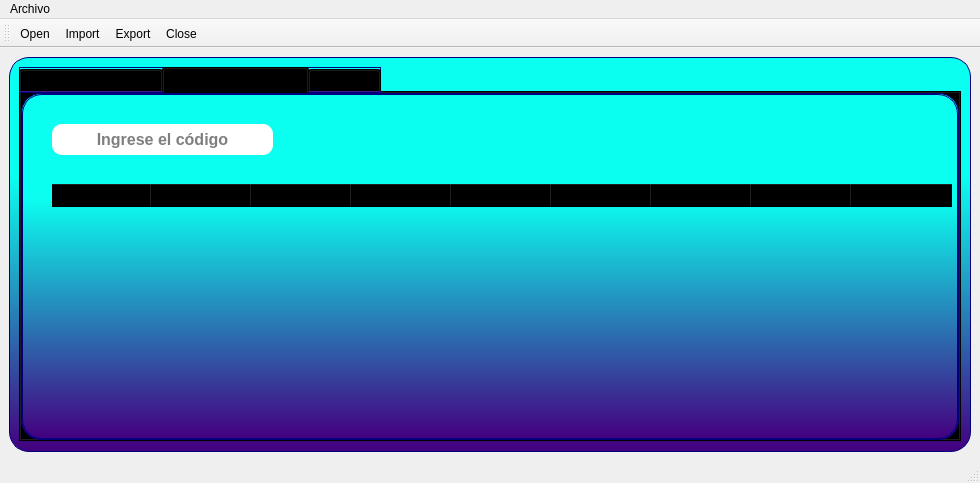
<?xml version="1.0" encoding="UTF-8"?>
<ui version="4.0">
 <class>MainWindowMain</class>
 <widget class="QMainWindow" name="MainWindowMain">
  <property name="geometry">
   <rect>
    <x>0</x>
    <y>0</y>
    <width>980</width>
    <height>483</height>
   </rect>
  </property>
  <property name="windowTitle">
   <string>MainWindow</string>
  </property>
  <widget class="QWidget" name="centralwidget">
   <layout class="QVBoxLayout" name="verticalLayout">
    <item>
     <widget class="QFrame" name="frame">
      <property name="styleSheet">
       <string notr="true">background-color: qlineargradient(spread:reflect, x1:0.543, y1:0, x2:0.541, y2:1, stop:0.300766 rgba(11, 255, 240, 255), stop:1 rgba(68, 0, 127, 255));

border-radius:20px;
border:1px solid #00007f;</string>
      </property>
      <property name="frameShape">
       <enum>QFrame::StyledPanel</enum>
      </property>
      <property name="frameShadow">
       <enum>QFrame::Raised</enum>
      </property>
      <layout class="QVBoxLayout" name="verticalLayout_2">
       <item>
        <widget class="QTabWidget" name="tabWidget">
         <property name="currentIndex">
          <number>1</number>
         </property>
         <widget class="QWidget" name="tab_2">
          <attribute name="title">
           <string>Registro de Productos</string>
          </attribute>
          <widget class="QLabel" name="label_2">
           <property name="geometry">
            <rect>
             <x>70</x>
             <y>120</y>
             <width>81</width>
             <height>21</height>
            </rect>
           </property>
           <property name="styleSheet">
            <string notr="true">background-color: rgba(0, 0, 0,0%);
font: 75 16pt &quot;Arial&quot;;
border:none</string>
           </property>
           <property name="text">
            <string>Nombre:</string>
           </property>
           <property name="alignment">
            <set>Qt::AlignCenter</set>
           </property>
          </widget>
          <widget class="QLineEdit" name="TxtName">
           <property name="geometry">
            <rect>
             <x>170</x>
             <y>110</y>
             <width>291</width>
             <height>31</height>
            </rect>
           </property>
           <property name="font">
            <font>
             <pointsize>12</pointsize>
             <weight>75</weight>
             <bold>true</bold>
            </font>
           </property>
           <property name="styleSheet">
            <string notr="true">background-color: rgb(255, 255, 255,255);
border-radius:10px;
border:none</string>
           </property>
           <property name="alignment">
            <set>Qt::AlignCenter</set>
           </property>
           <property name="placeholderText">
            <string>Ingrese el nombre</string>
           </property>
          </widget>
          <widget class="QLabel" name="label_3">
           <property name="geometry">
            <rect>
             <x>580</x>
             <y>120</y>
             <width>101</width>
             <height>21</height>
            </rect>
           </property>
           <property name="styleSheet">
            <string notr="true">background-color: rgba(0, 0, 0,0%);
font: 75 16pt &quot;Arial&quot;;
border:none</string>
           </property>
           <property name="text">
            <string>Categoría:</string>
           </property>
           <property name="alignment">
            <set>Qt::AlignCenter</set>
           </property>
          </widget>
          <widget class="QPushButton" name="BtnClose">
           <property name="geometry">
            <rect>
             <x>760</x>
             <y>420</y>
             <width>120</width>
             <height>40</height>
            </rect>
           </property>
           <property name="font">
            <font>
             <family>MS Shell Dlg 2</family>
             <pointsize>10</pointsize>
             <weight>9</weight>
             <italic>false</italic>
             <bold>false</bold>
            </font>
           </property>
           <property name="styleSheet">
            <string notr="true">QPushButton{
font: 75 10pt &quot;MS Shell Dlg 2&quot;;
background-color: rgb(0, 255, 0);
font: 75 10pt &quot;MS Shell Dlg 2&quot;;
border:5px solid #ffffff;
}

QPushButton:hover{
background-color: rgb(255, 255, 0);
font: 75 10pt &quot;MS Shell Dlg 2&quot;;
border:5px solid #0000f;
}</string>
           </property>
           <property name="text">
            <string>Close</string>
           </property>
           <property name="icon">
            <iconset>
             <normaloff>../Actividad2/close.png</normaloff>../Actividad2/close.png</iconset>
           </property>
           <property name="iconSize">
            <size>
             <width>30</width>
             <height>30</height>
            </size>
           </property>
          </widget>
          <widget class="QPushButton" name="BtnDelete">
           <property name="geometry">
            <rect>
             <x>480</x>
             <y>420</y>
             <width>120</width>
             <height>40</height>
            </rect>
           </property>
           <property name="font">
            <font>
             <family>MS Shell Dlg 2</family>
             <pointsize>10</pointsize>
             <weight>9</weight>
             <italic>false</italic>
             <bold>false</bold>
            </font>
           </property>
           <property name="styleSheet">
            <string notr="true">QPushButton{
font: 75 10pt &quot;MS Shell Dlg 2&quot;;
background-color: rgb(0, 255, 0);
font: 75 10pt &quot;MS Shell Dlg 2&quot;;
border:5px solid #ffffff;
}

QPushButton:hover{
background-color: rgb(255, 255, 0);
font: 75 10pt &quot;MS Shell Dlg 2&quot;;
border:5px solid #0000f;
}</string>
           </property>
           <property name="text">
            <string>Eliminar</string>
           </property>
           <property name="icon">
            <iconset>
             <normaloff>../Actividad2/delete.png</normaloff>../Actividad2/delete.png</iconset>
           </property>
           <property name="iconSize">
            <size>
             <width>30</width>
             <height>30</height>
            </size>
           </property>
          </widget>
          <widget class="QPushButton" name="BtnClean">
           <property name="geometry">
            <rect>
             <x>620</x>
             <y>420</y>
             <width>120</width>
             <height>40</height>
            </rect>
           </property>
           <property name="font">
            <font>
             <family>MS Shell Dlg 2</family>
             <pointsize>10</pointsize>
             <weight>9</weight>
             <italic>false</italic>
             <bold>false</bold>
            </font>
           </property>
           <property name="styleSheet">
            <string notr="true">QPushButton{
font: 75 10pt &quot;MS Shell Dlg 2&quot;;
background-color: rgb(0, 255, 0);
font: 75 10pt &quot;MS Shell Dlg 2&quot;;
border:5px solid #ffffff;
}

QPushButton:hover{
background-color: rgb(255, 255, 0);
font: 75 10pt &quot;MS Shell Dlg 2&quot;;
border:5px solid #0000f;
}</string>
           </property>
           <property name="text">
            <string>Limpiar</string>
           </property>
           <property name="icon">
            <iconset>
             <normaloff>../Actividad2/papelera.png</normaloff>../Actividad2/papelera.png</iconset>
           </property>
           <property name="iconSize">
            <size>
             <width>30</width>
             <height>30</height>
            </size>
           </property>
          </widget>
          <widget class="QPushButton" name="BtnUpdate">
           <property name="geometry">
            <rect>
             <x>340</x>
             <y>420</y>
             <width>120</width>
             <height>40</height>
            </rect>
           </property>
           <property name="font">
            <font>
             <family>MS Shell Dlg 2</family>
             <pointsize>10</pointsize>
             <weight>9</weight>
             <italic>false</italic>
             <bold>false</bold>
            </font>
           </property>
           <property name="styleSheet">
            <string notr="true">QPushButton{
font: 75 10pt &quot;MS Shell Dlg 2&quot;;
background-color: rgb(0, 255, 0);
font: 75 10pt &quot;MS Shell Dlg 2&quot;;
border:5px solid #ffffff;
}

QPushButton:hover{
background-color: rgb(255, 255, 0);
font: 75 10pt &quot;MS Shell Dlg 2&quot;;
border:5px solid #0000f;
}</string>
           </property>
           <property name="text">
            <string>Actualizar</string>
           </property>
           <property name="icon">
            <iconset>
             <normaloff>../Actividad2/modify.png</normaloff>../Actividad2/modify.png</iconset>
           </property>
           <property name="iconSize">
            <size>
             <width>30</width>
             <height>30</height>
            </size>
           </property>
          </widget>
          <widget class="QPushButton" name="BtnSave">
           <property name="geometry">
            <rect>
             <x>200</x>
             <y>420</y>
             <width>120</width>
             <height>40</height>
            </rect>
           </property>
           <property name="font">
            <font>
             <family>MS Shell Dlg 2</family>
             <pointsize>10</pointsize>
             <weight>9</weight>
             <italic>false</italic>
             <bold>false</bold>
            </font>
           </property>
           <property name="styleSheet">
            <string notr="true">QPushButton{
font: 75 10pt &quot;MS Shell Dlg 2&quot;;
background-color: rgb(0, 255, 0);
font: 75 10pt &quot;MS Shell Dlg 2&quot;;
border:5px solid #ffffff;
}

QPushButton:hover{
background-color: rgb(255, 255, 0);
font: 75 10pt &quot;MS Shell Dlg 2&quot;;
border:5px solid #0000f;
}</string>
           </property>
           <property name="text">
            <string>Guardar</string>
           </property>
           <property name="icon">
            <iconset>
             <normaloff>../Actividad2/save.png</normaloff>../Actividad2/save.png</iconset>
           </property>
           <property name="iconSize">
            <size>
             <width>30</width>
             <height>30</height>
            </size>
           </property>
          </widget>
          <widget class="QLineEdit" name="TxtPriceC">
           <property name="geometry">
            <rect>
             <x>170</x>
             <y>250</y>
             <width>291</width>
             <height>31</height>
            </rect>
           </property>
           <property name="font">
            <font>
             <pointsize>12</pointsize>
             <weight>75</weight>
             <bold>true</bold>
            </font>
           </property>
           <property name="styleSheet">
            <string notr="true">background-color: rgb(255, 255, 255,255);
border-radius:10px;
border:none</string>
           </property>
           <property name="alignment">
            <set>Qt::AlignCenter</set>
           </property>
           <property name="placeholderText">
            <string>Ingrese el precio de costo</string>
           </property>
          </widget>
          <widget class="QLabel" name="label_4">
           <property name="geometry">
            <rect>
             <x>60</x>
             <y>260</y>
             <width>91</width>
             <height>21</height>
            </rect>
           </property>
           <property name="styleSheet">
            <string notr="true">background-color: rgba(0, 0, 0,0%);
font: 75 16pt &quot;Arial&quot;;
border:none</string>
           </property>
           <property name="text">
            <string>Precio:</string>
           </property>
           <property name="alignment">
            <set>Qt::AlignCenter</set>
           </property>
          </widget>
          <widget class="QLineEdit" name="TxtPriceV">
           <property name="geometry">
            <rect>
             <x>700</x>
             <y>250</y>
             <width>291</width>
             <height>31</height>
            </rect>
           </property>
           <property name="font">
            <font>
             <pointsize>12</pointsize>
             <weight>75</weight>
             <bold>true</bold>
            </font>
           </property>
           <property name="styleSheet">
            <string notr="true">background-color: rgb(255, 255, 255,255);
border-radius:10px;
border:none</string>
           </property>
           <property name="alignment">
            <set>Qt::AlignCenter</set>
           </property>
           <property name="placeholderText">
            <string>Ingrese el precio de venta</string>
           </property>
          </widget>
          <widget class="QLabel" name="label_5">
           <property name="geometry">
            <rect>
             <x>580</x>
             <y>260</y>
             <width>71</width>
             <height>21</height>
            </rect>
           </property>
           <property name="styleSheet">
            <string notr="true">background-color: rgba(0, 0, 0,0%);
font: 75 16pt &quot;Arial&quot;;
border:none</string>
           </property>
           <property name="text">
            <string>Precio:</string>
           </property>
           <property name="alignment">
            <set>Qt::AlignCenter</set>
           </property>
          </widget>
          <widget class="QLabel" name="label_6">
           <property name="geometry">
            <rect>
             <x>70</x>
             <y>330</y>
             <width>81</width>
             <height>21</height>
            </rect>
           </property>
           <property name="styleSheet">
            <string notr="true">background-color: rgba(0, 0, 0,0%);
font: 75 16pt &quot;Arial&quot;;
border:none</string>
           </property>
           <property name="text">
            <string>Estado:</string>
           </property>
           <property name="alignment">
            <set>Qt::AlignCenter</set>
           </property>
          </widget>
          <widget class="QLineEdit" name="TxtStock">
           <property name="geometry">
            <rect>
             <x>700</x>
             <y>180</y>
             <width>291</width>
             <height>31</height>
            </rect>
           </property>
           <property name="font">
            <font>
             <pointsize>12</pointsize>
             <weight>75</weight>
             <bold>true</bold>
            </font>
           </property>
           <property name="styleSheet">
            <string notr="true">background-color: rgb(255, 255, 255,255);
border-radius:10px;
border:none</string>
           </property>
           <property name="alignment">
            <set>Qt::AlignCenter</set>
           </property>
           <property name="placeholderText">
            <string>Ingrese la cantidad</string>
           </property>
          </widget>
          <widget class="QLabel" name="label_7">
           <property name="geometry">
            <rect>
             <x>580</x>
             <y>190</y>
             <width>91</width>
             <height>21</height>
            </rect>
           </property>
           <property name="styleSheet">
            <string notr="true">background-color: rgba(0, 0, 0,0%);
font: 75 16pt &quot;Arial&quot;;
border:none</string>
           </property>
           <property name="text">
            <string>Cantidad:</string>
           </property>
           <property name="alignment">
            <set>Qt::AlignCenter</set>
           </property>
          </widget>
          <widget class="QLabel" name="label_9">
           <property name="geometry">
            <rect>
             <x>580</x>
             <y>320</y>
             <width>101</width>
             <height>21</height>
            </rect>
           </property>
           <property name="styleSheet">
            <string notr="true">background-color: rgba(0, 0, 0,0%);
font: 75 16pt &quot;Arial&quot;;
border:none</string>
           </property>
           <property name="text">
            <string>Proveedor:</string>
           </property>
           <property name="alignment">
            <set>Qt::AlignCenter</set>
           </property>
          </widget>
          <widget class="QLabel" name="label_10">
           <property name="geometry">
            <rect>
             <x>70</x>
             <y>190</y>
             <width>141</width>
             <height>21</height>
            </rect>
           </property>
           <property name="styleSheet">
            <string notr="true">background-color: rgba(0, 0, 0,0%);
font: 75 16pt &quot;Arial&quot;;
border:none</string>
           </property>
           <property name="text">
            <string>Fecha Ingreso:</string>
           </property>
           <property name="alignment">
            <set>Qt::AlignCenter</set>
           </property>
          </widget>
          <widget class="QComboBox" name="CbCategory">
           <property name="geometry">
            <rect>
             <x>700</x>
             <y>110</y>
             <width>291</width>
             <height>31</height>
            </rect>
           </property>
           <property name="styleSheet">
            <string notr="true">background-color: rgb(255, 255, 255,255);
border-radius:10px;
border:none</string>
           </property>
          </widget>
          <widget class="QComboBox" name="CbSupplier">
           <property name="geometry">
            <rect>
             <x>710</x>
             <y>310</y>
             <width>281</width>
             <height>31</height>
            </rect>
           </property>
           <property name="styleSheet">
            <string notr="true">background-color: rgb(255, 255, 255,255);
border-radius:10px;
border:none</string>
           </property>
          </widget>
          <widget class="QRadioButton" name="radioButton">
           <property name="geometry">
            <rect>
             <x>190</x>
             <y>330</y>
             <width>101</width>
             <height>17</height>
            </rect>
           </property>
           <property name="font">
            <font>
             <pointsize>12</pointsize>
             <weight>50</weight>
             <bold>false</bold>
            </font>
           </property>
           <property name="styleSheet">
            <string notr="true">background-color: rgba(0, 0, 0,0%);
border:none</string>
           </property>
           <property name="text">
            <string>Disponible</string>
           </property>
           <attribute name="buttonGroup">
            <string notr="true">buttonGroup</string>
           </attribute>
          </widget>
          <widget class="QRadioButton" name="RbGroupStatus">
           <property name="geometry">
            <rect>
             <x>320</x>
             <y>330</y>
             <width>131</width>
             <height>17</height>
            </rect>
           </property>
           <property name="font">
            <font>
             <pointsize>12</pointsize>
            </font>
           </property>
           <property name="styleSheet">
            <string notr="true">background-color: rgba(0, 0, 0,0%);
border:none</string>
           </property>
           <property name="text">
            <string>No Disponible</string>
           </property>
           <attribute name="buttonGroup">
            <string notr="true">buttonGroup</string>
           </attribute>
          </widget>
          <widget class="QPushButton" name="BtnSearch_2">
           <property name="geometry">
            <rect>
             <x>310</x>
             <y>30</y>
             <width>29</width>
             <height>25</height>
            </rect>
           </property>
           <property name="autoFillBackground">
            <bool>false</bool>
           </property>
           <property name="styleSheet">
            <string notr="true">background-color: rgba(0, 0, 0,0%);
border:none</string>
           </property>
           <property name="text">
            <string/>
           </property>
           <property name="icon">
            <iconset>
             <normaloff>../Actividad2/lupa.png</normaloff>../Actividad2/lupa.png</iconset>
           </property>
           <property name="iconSize">
            <size>
             <width>25</width>
             <height>25</height>
            </size>
           </property>
          </widget>
          <widget class="QLineEdit" name="TxtId">
           <property name="geometry">
            <rect>
             <x>70</x>
             <y>30</y>
             <width>221</width>
             <height>31</height>
            </rect>
           </property>
           <property name="font">
            <font>
             <pointsize>12</pointsize>
             <weight>75</weight>
             <bold>true</bold>
            </font>
           </property>
           <property name="styleSheet">
            <string notr="true">background-color: rgb(255, 255, 255,255);
border-radius:10px;
border:none</string>
           </property>
           <property name="alignment">
            <set>Qt::AlignCenter</set>
           </property>
           <property name="placeholderText">
            <string>Ingrese el código</string>
           </property>
          </widget>
          <widget class="QLineEdit" name="TxtName_2">
           <property name="geometry">
            <rect>
             <x>220</x>
             <y>180</y>
             <width>241</width>
             <height>31</height>
            </rect>
           </property>
           <property name="font">
            <font>
             <pointsize>12</pointsize>
             <weight>75</weight>
             <bold>true</bold>
            </font>
           </property>
           <property name="styleSheet">
            <string notr="true">background-color: rgb(255, 255, 255,255);
border-radius:10px;
border:none</string>
           </property>
           <property name="alignment">
            <set>Qt::AlignCenter</set>
           </property>
           <property name="placeholderText">
            <string>Seleccione la fecha --&gt;</string>
           </property>
          </widget>
          <widget class="QPushButton" name="pushButton">
           <property name="geometry">
            <rect>
             <x>470</x>
             <y>175</y>
             <width>40</width>
             <height>40</height>
            </rect>
           </property>
           <property name="styleSheet">
            <string notr="true">background-color: rgba(0, 0, 0,0%);
border:none</string>
           </property>
           <property name="text">
            <string/>
           </property>
           <property name="icon">
            <iconset>
             <normaloff>images/dateta.png</normaloff>images/dateta.png</iconset>
           </property>
           <property name="iconSize">
            <size>
             <width>50</width>
             <height>50</height>
            </size>
           </property>
          </widget>
          <widget class="QLabel" name="LbStatus">
           <property name="geometry">
            <rect>
             <x>20</x>
             <y>490</y>
             <width>991</width>
             <height>20</height>
            </rect>
           </property>
           <property name="styleSheet">
            <string notr="true">background-color: rgba(0, 0, 0,0%);
color: rgb(0, 255, 127);
font: 75 10pt &quot;Arial&quot;;
border:none</string>
           </property>
           <property name="text">
            <string/>
           </property>
          </widget>
          <widget class="QLabel" name="LbWelcome">
           <property name="geometry">
            <rect>
             <x>810</x>
             <y>530</y>
             <width>241</width>
             <height>20</height>
            </rect>
           </property>
           <property name="font">
            <font>
             <family>Arial</family>
             <pointsize>12</pointsize>
             <weight>9</weight>
             <italic>false</italic>
             <bold>false</bold>
            </font>
           </property>
           <property name="styleSheet">
            <string notr="true">background-color: rgba(0, 0, 0,0%);
color: rgb(0, 255, 127);
font: 75 12pt &quot;Arial&quot;;
border:none</string>
           </property>
           <property name="text">
            <string/>
           </property>
           <property name="alignment">
            <set>Qt::AlignRight|Qt::AlignTrailing|Qt::AlignVCenter</set>
           </property>
          </widget>
         </widget>
         <widget class="QWidget" name="tab">
          <attribute name="title">
           <string>Consulta de Productos</string>
          </attribute>
          <widget class="QPushButton" name="BtnSearch">
           <property name="geometry">
            <rect>
             <x>270</x>
             <y>30</y>
             <width>29</width>
             <height>25</height>
            </rect>
           </property>
           <property name="autoFillBackground">
            <bool>false</bool>
           </property>
           <property name="styleSheet">
            <string notr="true">background-color: rgba(0, 0, 0,0%);
border:none</string>
           </property>
           <property name="text">
            <string/>
           </property>
           <property name="icon">
            <iconset>
             <normaloff>../Actividad2/lupa.png</normaloff>../Actividad2/lupa.png</iconset>
           </property>
           <property name="iconSize">
            <size>
             <width>25</width>
             <height>25</height>
            </size>
           </property>
          </widget>
          <widget class="QTableWidget" name="cliTable">
           <property name="geometry">
            <rect>
             <x>30</x>
             <y>90</y>
             <width>981</width>
             <height>301</height>
            </rect>
           </property>
           <property name="autoFillBackground">
            <bool>false</bool>
           </property>
           <property name="styleSheet">
            <string notr="true">background-color: rgba(0, 0, 0,0%);
border:none</string>
           </property>
           <property name="verticalScrollBarPolicy">
            <enum>Qt::ScrollBarAlwaysOn</enum>
           </property>
           <property name="horizontalScrollBarPolicy">
            <enum>Qt::ScrollBarAlwaysOn</enum>
           </property>
           <property name="sizeAdjustPolicy">
            <enum>QAbstractScrollArea::AdjustToContents</enum>
           </property>
           <property name="dragEnabled">
            <bool>false</bool>
           </property>
           <property name="alternatingRowColors">
            <bool>false</bool>
           </property>
           <property name="gridStyle">
            <enum>Qt::SolidLine</enum>
           </property>
           <attribute name="horizontalHeaderCascadingSectionResizes">
            <bool>false</bool>
           </attribute>
           <attribute name="horizontalHeaderHighlightSections">
            <bool>true</bool>
           </attribute>
           <attribute name="horizontalHeaderMinimumSectionSize">
            <number>50</number>
           </attribute>
           <attribute name="verticalHeaderDefaultSectionSize">
            <number>50</number>
           </attribute>
           <attribute name="verticalHeaderMinimumSectionSize">
            <number>50</number>
           </attribute>
           <attribute name="verticalHeaderShowSortIndicator" stdset="0">
            <bool>false</bool>
           </attribute>
           <attribute name="verticalHeaderStretchLastSection">
            <bool>true</bool>
           </attribute>
           <column>
            <property name="text">
             <string>Código</string>
            </property>
            <property name="font">
             <font>
              <pointsize>12</pointsize>
              <weight>75</weight>
              <bold>true</bold>
             </font>
            </property>
            <property name="textAlignment">
             <set>AlignCenter</set>
            </property>
           </column>
           <column>
            <property name="text">
             <string>Nombre</string>
            </property>
            <property name="font">
             <font>
              <pointsize>12</pointsize>
              <weight>75</weight>
              <bold>true</bold>
             </font>
            </property>
            <property name="textAlignment">
             <set>AlignCenter</set>
            </property>
           </column>
           <column>
            <property name="text">
             <string>Categoría</string>
            </property>
            <property name="font">
             <font>
              <pointsize>12</pointsize>
              <weight>75</weight>
              <bold>true</bold>
             </font>
            </property>
            <property name="textAlignment">
             <set>AlignCenter</set>
            </property>
           </column>
           <column>
            <property name="text">
             <string>Fecha Ingreso</string>
            </property>
            <property name="font">
             <font>
              <pointsize>12</pointsize>
              <weight>75</weight>
              <bold>true</bold>
             </font>
            </property>
            <property name="textAlignment">
             <set>AlignCenter</set>
            </property>
           </column>
           <column>
            <property name="text">
             <string>Cantidad</string>
            </property>
            <property name="font">
             <font>
              <pointsize>12</pointsize>
              <weight>75</weight>
              <bold>true</bold>
             </font>
            </property>
            <property name="textAlignment">
             <set>AlignCenter</set>
            </property>
           </column>
           <column>
            <property name="text">
             <string>Precio Costo</string>
            </property>
            <property name="font">
             <font>
              <pointsize>12</pointsize>
              <weight>75</weight>
              <bold>true</bold>
             </font>
            </property>
            <property name="textAlignment">
             <set>AlignCenter</set>
            </property>
           </column>
           <column>
            <property name="text">
             <string>Precio Venta</string>
            </property>
            <property name="font">
             <font>
              <pointsize>12</pointsize>
              <weight>75</weight>
              <bold>true</bold>
             </font>
            </property>
            <property name="textAlignment">
             <set>AlignCenter</set>
            </property>
           </column>
           <column>
            <property name="text">
             <string>Estado</string>
            </property>
            <property name="font">
             <font>
              <pointsize>12</pointsize>
              <weight>75</weight>
              <bold>true</bold>
             </font>
            </property>
            <property name="textAlignment">
             <set>AlignCenter</set>
            </property>
           </column>
           <column>
            <property name="text">
             <string>Proveedor</string>
            </property>
            <property name="font">
             <font>
              <pointsize>12</pointsize>
              <weight>75</weight>
              <bold>true</bold>
             </font>
            </property>
            <property name="textAlignment">
             <set>AlignCenter</set>
            </property>
           </column>
          </widget>
          <widget class="QLineEdit" name="TxtCode">
           <property name="geometry">
            <rect>
             <x>30</x>
             <y>30</y>
             <width>221</width>
             <height>31</height>
            </rect>
           </property>
           <property name="font">
            <font>
             <pointsize>12</pointsize>
             <weight>75</weight>
             <bold>true</bold>
            </font>
           </property>
           <property name="styleSheet">
            <string notr="true">background-color: rgb(255, 255, 255,255);
border-radius:10px;
border:none</string>
           </property>
           <property name="alignment">
            <set>Qt::AlignCenter</set>
           </property>
           <property name="placeholderText">
            <string>Ingrese el código</string>
           </property>
          </widget>
          <widget class="QPushButton" name="BtnRefresh">
           <property name="geometry">
            <rect>
             <x>310</x>
             <y>20</y>
             <width>40</width>
             <height>40</height>
            </rect>
           </property>
           <property name="styleSheet">
            <string notr="true">background-color: rgba(0, 0, 0,0%);
border:none</string>
           </property>
           <property name="text">
            <string/>
           </property>
           <property name="icon">
            <iconset>
             <normaloff>../Actividad2/recarga1.png</normaloff>../Actividad2/recarga1.png</iconset>
           </property>
           <property name="iconSize">
            <size>
             <width>30</width>
             <height>30</height>
            </size>
           </property>
          </widget>
          <widget class="QLabel" name="LbWelcome2">
           <property name="geometry">
            <rect>
             <x>810</x>
             <y>530</y>
             <width>241</width>
             <height>20</height>
            </rect>
           </property>
           <property name="font">
            <font>
             <family>Arial</family>
             <pointsize>12</pointsize>
             <weight>9</weight>
             <italic>false</italic>
             <bold>false</bold>
            </font>
           </property>
           <property name="styleSheet">
            <string notr="true">background-color: rgba(0, 0, 0,0%);
color: rgb(0, 255, 127);
font: 75 12pt &quot;Arial&quot;;
border:none</string>
           </property>
           <property name="text">
            <string/>
           </property>
           <property name="alignment">
            <set>Qt::AlignRight|Qt::AlignTrailing|Qt::AlignVCenter</set>
           </property>
          </widget>
         </widget>
         <widget class="QWidget" name="tab_3">
          <attribute name="title">
           <string>Reportes</string>
          </attribute>
          <widget class="QLabel" name="LbWelcome3">
           <property name="geometry">
            <rect>
             <x>810</x>
             <y>530</y>
             <width>241</width>
             <height>20</height>
            </rect>
           </property>
           <property name="font">
            <font>
             <family>Arial</family>
             <pointsize>12</pointsize>
             <weight>9</weight>
             <italic>false</italic>
             <bold>false</bold>
            </font>
           </property>
           <property name="styleSheet">
            <string notr="true">background-color: rgba(0, 0, 0,0%);
color: rgb(0, 255, 127);
font: 75 12pt &quot;Arial&quot;;
border:none</string>
           </property>
           <property name="text">
            <string/>
           </property>
           <property name="alignment">
            <set>Qt::AlignRight|Qt::AlignTrailing|Qt::AlignVCenter</set>
           </property>
          </widget>
         </widget>
        </widget>
       </item>
      </layout>
     </widget>
    </item>
   </layout>
  </widget>
  <widget class="QMenuBar" name="menubar">
   <property name="geometry">
    <rect>
     <x>0</x>
     <y>0</y>
     <width>980</width>
     <height>21</height>
    </rect>
   </property>
   <widget class="QMenu" name="menuAbrir">
    <property name="title">
     <string>Archivo</string>
    </property>
    <addaction name="actionAbrir"/>
    <addaction name="actionSalir"/>
   </widget>
   <addaction name="menuAbrir"/>
  </widget>
  <widget class="QToolBar" name="toolBar">
   <property name="windowTitle">
    <string>toolBar</string>
   </property>
   <attribute name="toolBarArea">
    <enum>TopToolBarArea</enum>
   </attribute>
   <attribute name="toolBarBreak">
    <bool>false</bool>
   </attribute>
   <addaction name="actionOpen"/>
   <addaction name="actionImport"/>
   <addaction name="actionExport"/>
   <addaction name="actionCloseTB"/>
  </widget>
  <widget class="QStatusBar" name="statusBar"/>
  <action name="actionOpen">
   <property name="icon">
    <iconset>
     <normaloff>images/folder.png</normaloff>images/folder.png</iconset>
   </property>
   <property name="text">
    <string>Open</string>
   </property>
  </action>
  <action name="actionExport">
   <property name="icon">
    <iconset>
     <normaloff>images/exportar.png</normaloff>images/exportar.png</iconset>
   </property>
   <property name="text">
    <string>Export</string>
   </property>
  </action>
  <action name="actionImport">
   <property name="icon">
    <iconset>
     <normaloff>images/importar.png</normaloff>images/importar.png</iconset>
   </property>
   <property name="text">
    <string>Import</string>
   </property>
  </action>
  <action name="actionCloseTB">
   <property name="icon">
    <iconset>
     <normaloff>images/close.png</normaloff>images/close.png</iconset>
   </property>
   <property name="text">
    <string>Close</string>
   </property>
  </action>
  <action name="actionAbrir">
   <property name="text">
    <string>Abrir</string>
   </property>
  </action>
  <action name="actionSalir">
   <property name="text">
    <string>Salir</string>
   </property>
  </action>
 </widget>
 <resources/>
 <connections/>
 <buttongroups>
  <buttongroup name="buttonGroup"/>
 </buttongroups>
</ui>
